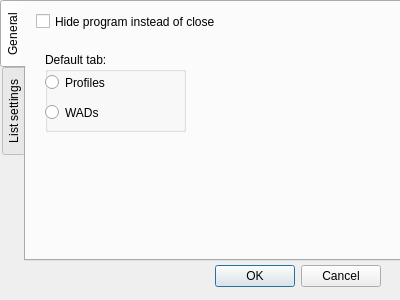
<?xml version="1.0" encoding="UTF-8"?>
<ui version="4.0">
 <class>configDialog</class>
 <widget class="QDialog" name="configDialog">
  <property name="geometry">
   <rect>
    <x>0</x>
    <y>0</y>
    <width>400</width>
    <height>300</height>
   </rect>
  </property>
  <property name="windowTitle">
   <string>Dialog</string>
  </property>
  <widget class="QTabWidget" name="tabWidget">
   <property name="geometry">
    <rect>
     <x>0</x>
     <y>0</y>
     <width>401</width>
     <height>261</height>
    </rect>
   </property>
   <property name="tabPosition">
    <enum>QTabWidget::West</enum>
   </property>
   <property name="currentIndex">
    <number>0</number>
   </property>
   <widget class="QWidget" name="tab_general">
    <attribute name="title">
     <string>General</string>
    </attribute>
    <widget class="QCheckBox" name="cb_hide">
     <property name="geometry">
      <rect>
       <x>10</x>
       <y>10</y>
       <width>201</width>
       <height>19</height>
      </rect>
     </property>
     <property name="text">
      <string>Hide program instead of close</string>
     </property>
    </widget>
    <widget class="QGroupBox" name="groupBox">
     <property name="geometry">
      <rect>
       <x>19</x>
       <y>50</y>
       <width>141</width>
       <height>80</height>
      </rect>
     </property>
     <property name="title">
      <string>Default tab:</string>
     </property>
     <widget class="QRadioButton" name="rb_default_tab_wads">
      <property name="geometry">
       <rect>
        <x>0</x>
        <y>50</y>
        <width>106</width>
        <height>21</height>
       </rect>
      </property>
      <property name="text">
       <string>WADs</string>
      </property>
     </widget>
     <widget class="QRadioButton" name="rb_default_tab_profiles">
      <property name="geometry">
       <rect>
        <x>0</x>
        <y>20</y>
        <width>106</width>
        <height>21</height>
       </rect>
      </property>
      <property name="text">
       <string>Profiles</string>
      </property>
     </widget>
    </widget>
   </widget>
   <widget class="QWidget" name="tab_ls">
    <attribute name="title">
     <string>List settings</string>
    </attribute>
    <widget class="QCheckBox" name="cb_hide_iwad_pwad_full_path">
     <property name="geometry">
      <rect>
       <x>10</x>
       <y>10</y>
       <width>221</width>
       <height>19</height>
      </rect>
     </property>
     <property name="text">
      <string>Hide IWAD\PWAD full path</string>
     </property>
    </widget>
    <widget class="QLabel" name="label">
     <property name="geometry">
      <rect>
       <x>10</x>
       <y>40</y>
       <width>121</width>
       <height>21</height>
      </rect>
     </property>
     <property name="text">
      <string>Foreground color:</string>
     </property>
    </widget>
    <widget class="QComboBox" name="comb_foreground_color">
     <property name="geometry">
      <rect>
       <x>130</x>
       <y>40</y>
       <width>91</width>
       <height>22</height>
      </rect>
     </property>
     <item>
      <property name="text">
       <string>Red</string>
      </property>
     </item>
     <item>
      <property name="text">
       <string>Orange</string>
      </property>
     </item>
     <item>
      <property name="text">
       <string>Yellow</string>
      </property>
     </item>
     <item>
      <property name="text">
       <string>Green</string>
      </property>
     </item>
     <item>
      <property name="text">
       <string>Blue</string>
      </property>
     </item>
     <item>
      <property name="text">
       <string>Dark blue</string>
      </property>
     </item>
     <item>
      <property name="text">
       <string>Purple</string>
      </property>
     </item>
     <item>
      <property name="text">
       <string>Black (off)</string>
      </property>
     </item>
    </widget>
   </widget>
  </widget>
  <widget class="QDialogButtonBox" name="buttonBox">
   <property name="geometry">
    <rect>
     <x>40</x>
     <y>260</y>
     <width>341</width>
     <height>32</height>
    </rect>
   </property>
   <property name="orientation">
    <enum>Qt::Horizontal</enum>
   </property>
   <property name="standardButtons">
    <set>QDialogButtonBox::Cancel|QDialogButtonBox::Ok</set>
   </property>
  </widget>
 </widget>
 <resources/>
 <connections>
  <connection>
   <sender>buttonBox</sender>
   <signal>accepted()</signal>
   <receiver>configDialog</receiver>
   <slot>accept()</slot>
   <hints>
    <hint type="sourcelabel">
     <x>248</x>
     <y>254</y>
    </hint>
    <hint type="destinationlabel">
     <x>157</x>
     <y>274</y>
    </hint>
   </hints>
  </connection>
  <connection>
   <sender>buttonBox</sender>
   <signal>rejected()</signal>
   <receiver>configDialog</receiver>
   <slot>reject()</slot>
   <hints>
    <hint type="sourcelabel">
     <x>316</x>
     <y>260</y>
    </hint>
    <hint type="destinationlabel">
     <x>286</x>
     <y>274</y>
    </hint>
   </hints>
  </connection>
 </connections>
</ui>
